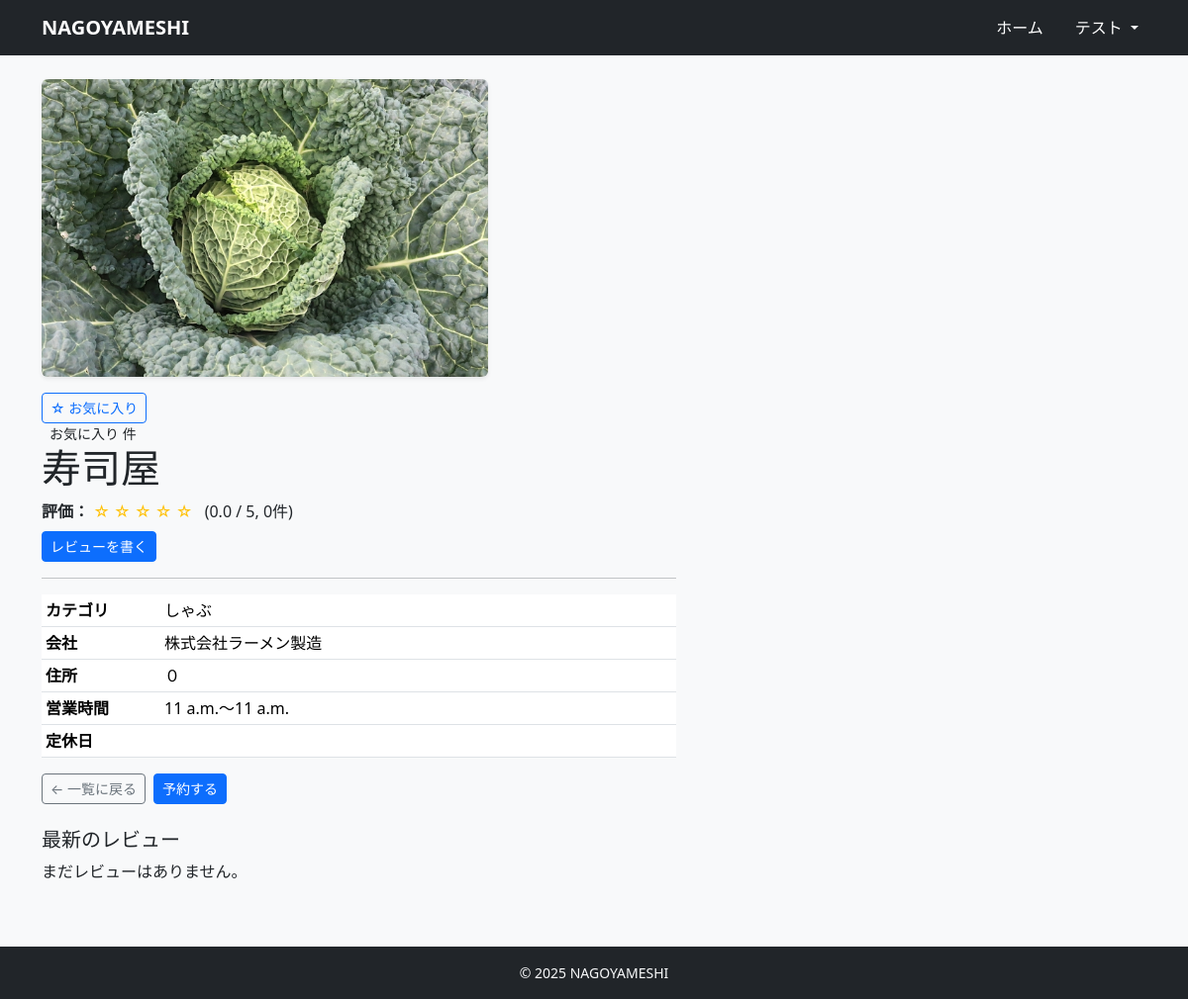
Before: /6/ (signed in) with the older database file.
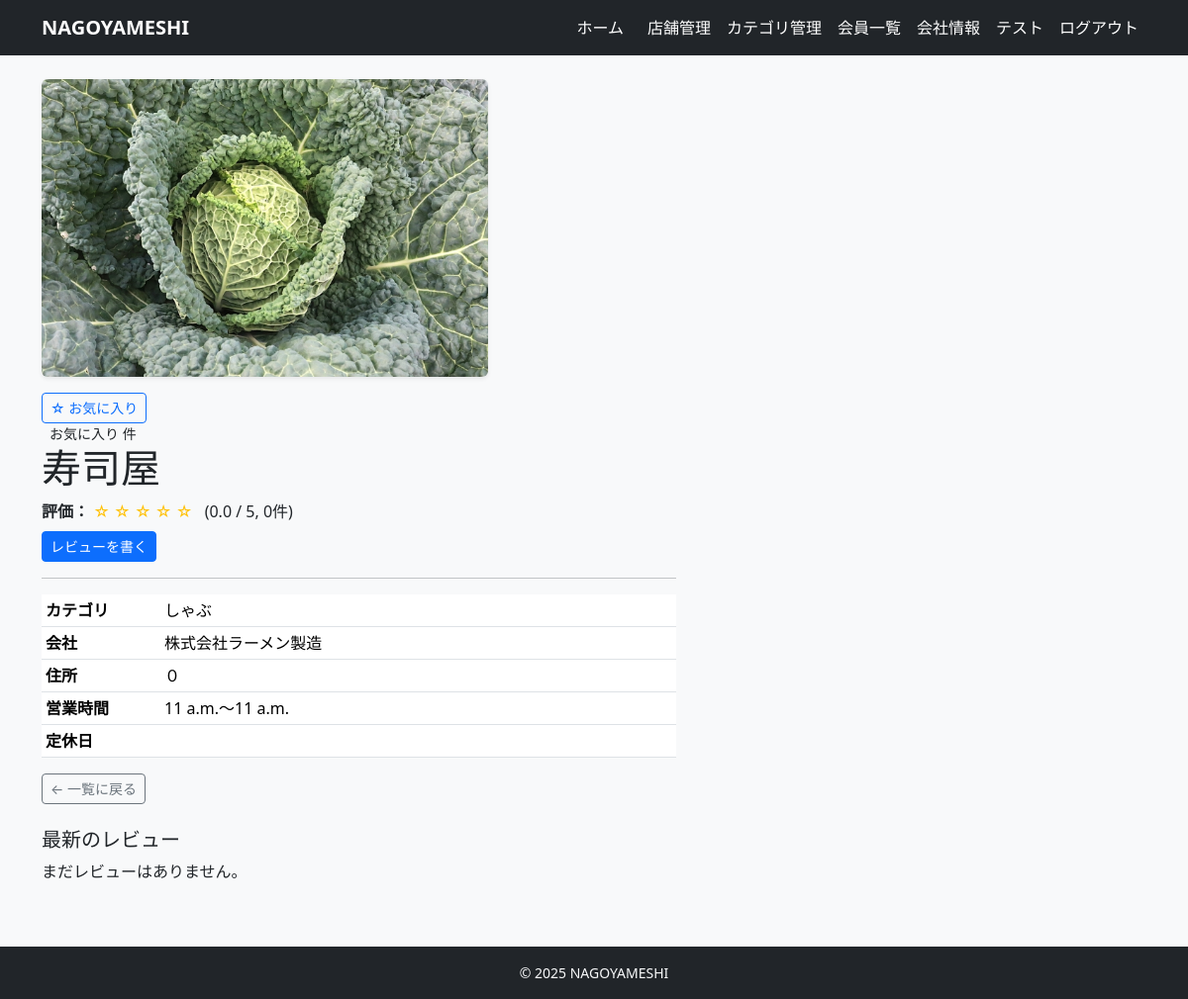
After: the same page with the newer database file.
### accounts/models.py (models this page shows, shortened)
class User(AbstractUser):
    username = None  # 使わない（メールログインにする）
    email = models.EmailField(unique=True)
    name = models.CharField(max_length=10)
    name_kana = models.CharField(max_length=10)
    zipcode = models.CharField(max_length=8)
    address = models.CharField(max_length=20)
    tel = models.CharField(max_length=11)
    company = models.ForeignKey(
        'restaurants.Company',
        verbose_name='所属会社',
        on_delete=models.SET_NULL,
        null=True,
        blank=True,
        related_name='staff_members'
    )
    is_paid_member = models.BooleanField(default=False)
    is_owner_member = models.BooleanField(default=False)
    created_at = models.DateTimeField(auto_now_add=True)
    updated_at = models.DateTimeField(auto_now=True)
    USERNAME_FIELD = 'email'
    REQUIRED_FIELDS = ['name', 'name_kana', 'zipcode', 'address', 'tel']
    objects = CustomUserManager()

### restaurants/views.py (the view)
# urls.py: path('<int:pk>/', views.RestaurantDetailView.as_view(), name='restaurant_detail'),
class RestaurantDetailView(DetailView):
    model = Restaurant
    template_name = 'restaurants/restaurant_detail.html'
    context_object_name = 'restaurant'
    def get_context_data(self, **kwargs):
        ctx = super().get_context_data(**kwargs)
        r = self.object
        agg = r.reviews.aggregate(avg=Avg('rating'), cnt=Count('id'))
        ctx['avg_rating'] = agg['avg'] or 0
        ctx['review_count'] = agg['cnt'] or 0
        ctx['recent_reviews'] = r.reviews.select_related('user')[:3]
        if self.request.user.is_authenticated:
            ctx['my_review'] = r.reviews.filter(user=self.request.user).first()
            ctx["is_favorited"] = Favorite.objects.filter(user=self.request.user, restaurant=r).exists()
        else:
            ctx["is_favorited"] = False
        return ctx

### templates/restaurants/restaurant_detail.html (shortened to what this page needs)
{% extends "base.html" %}
{% block content %}
<div class="row">
  <div class="col-md-5 mb-3">
    {% if restaurant.image %}
    <img src="{{ restaurant.image.url }}" alt="{{ restaurant.name }}" class="img-fluid rounded shadow-sm">
    {% endif %}
  </div>
  <form method="post" action="{% url 'restaurants:favorite_toggle' restaurant.pk %}" class="d-inline">
    {% if is_favorited %}
    <button type="submit" class="btn btn-sm btn-outline-danger">★ お気に入り解除</button>
    {% else %}
    <button type="submit" class="btn btn-sm btn-outline-primary">☆ お気に入り</button>
    {% endif %}
  </form>
  <span class="ms-2 small">お気に入り {{ favorite_count }} 件</span>
  <div class="col-md-7">
    <h1 class="mb-2">{{ restaurant.name }}</h1>
    <p class="mb-2">
      <strong>評価：</strong>
      {% with avg_int=avg_rating|floatformat:0 %}
      <span class="text-warning">
        {% for _ in "12345" %}
        {% if forloop.counter <= avg_int %}★{% else %}☆{% endif %} {% endfor %} </span>
          {% endwith %}
          <span class="ms-2">({{ avg_rating|floatformat:1 }} / 5, {{ review_count }}件)</span>
    </p>
    {% if user.is_authenticated %}
    {% if my_review %}
    <a class="btn btn-sm btn-outline-primary" href="{% url 'reviews:review_edit' my_review.pk %}">自分のレビューを編集</a>
    <a class="btn btn-sm btn-outline-danger" href="{% url 'reviews:review_delete' my_review.pk %}">削除</a>
    {% else %}
    <a class="btn btn-sm btn-primary" href="{% url 'reviews:review_create' restaurant.pk %}">レビューを書く</a>
    {% endif %}
    {% else %}
    <a class="btn btn-sm btn-primary" href="{% url 'accounts:login' %}?next={{ request.path }}">ログインしてレビューを書く</a>
    {% endif %}
    <hr class="my-3">
    <table class="table table-sm">
      <tbody>
        <tr>
          <th style="width: 120px;">カテゴリ</th>
          <td>{{ restaurant.category.name }}</td>
        </tr>
        <tr>
          <th>会社</th>
          <td>{{ restaurant.company.name }}</td>
        </tr>
        <tr>
          <th>住所</th>
          <td>{{ restaurant.address }}</td>
        </tr>
        <tr>
          <th>営業時間</th>
          <td>{{ restaurant.open_time }}〜{{ restaurant.close_time }}</td>
        </tr>
        <tr>
          <th>定休日</th>
          <td>{{ restaurant.holiday }}</td>
        </tr>
      </tbody>
    </table>
    <div class="d-flex gap-2">
      <a href="{% url 'restaurants:restaurant_list' %}" class="btn btn-outline-secondary btn-sm">
        ← 一覧に戻る
      </a>
      {% if user.is_authenticated and not user.is_owner_member %}
      <a href="{% url 'reservations:reservation_create' restaurant.pk %}" class="btn btn-primary btn-sm">
         予約する
      </a>
      {% elif not user.is_authenticated %}
      <a href="{% url 'accounts:login' %}?next={{ request.path }}" class="btn btn-primary btn-sm">
        <i class="bi bi-calendar-check"></i> ログインして予約する
      </a>
      {% endif %}
    </div>
  </div>
</div>
<h3 class="h5 mt-4">最新のレビュー</h3>
{% if recent_reviews %}
<ul class="list-unstyled">
  {% for rv in recent_reviews %}
  <li class="mb-3">
    <div class="small text-muted">
      {{ rv.user.name|default:rv.user.email }} / {{ rv.created_at|date:"Y-m-d" }}
    </div>
    <div class="text-warning">
      {% for _ in "12345" %}
      {% if forloop.counter <= rv.rating %}★{% else %}☆{% endif %} {% endfor %} </div>
        {% if rv.title %}<strong>{{ rv.title }}</strong><br>{% endif %}
        <div>{{ rv.comment|linebreaksbr }}</div>
  </li>
  {% endfor %}
</ul>
{% else %}
<p>まだレビューはありません。</p>
{% endif %}
{% endblock %}

### templates/base.html (shortened to what this page needs)
<!DOCTYPE html>
<html lang="ja">
<head>
    <link href="https://cdn.jsdelivr.net/npm/bootstrap@5.3.3/dist/css/bootstrap.min.css" rel="stylesheet"
>
</head>
<body class="bg-light d-flex flex-column min-vh-100">
    <nav class="navbar navbar-expand-lg navbar-dark bg-dark mb-4">
        <div class="container">
            <a class="navbar-brand fw-bold" href="/">NAGOYAMESHI</a>
            <div class="collapse navbar-collapse" id="navbarNav">
                <ul class="navbar-nav ms-auto align-items-center">
                    {% if user.is_authenticated %}
                    {% if user.is_owner_member %}
                    <li class="nav-item">
                        <a class="nav-link me-2" href="{% url 'restaurants:owner_dashboard' %}">ホーム</a>
                    </li>
                    {% else %}
                    <li class="nav-item">
                        <a class="nav-link me-2" href="{% url 'restaurants:restaurant_list' %}">ホーム</a>
                    </li>
                    {% endif %}
                    {% if user.is_owner_member %}
                    <li class="nav-item"><a class="nav-link"
                            href="{% url 'restaurants:owner_restaurant_list' %}">店舗管理</a></li>
                    <li class="nav-item"><a class="nav-link"
                            href="{% url 'restaurants:owner_category_list' %}">カテゴリ管理</a></li>
                    <li class="nav-item"><a class="nav-link" href="{% url 'restaurants:owner_member_list' %}">会員一覧</a>
                    </li>
                    <li class="nav-item"><a class="nav-link" href="{% url 'restaurants:company_detail' %}">会社情報</a></li>
                    {% endif %}
                    {% if not user.is_owner_member %}
                    <li class="nav-item dropdown ms-2">
                        <a class="nav-link dropdown-toggle" href="#" id="navbarDropdown" role="button"
                            data-bs-toggle="dropdown" aria-expanded="false">
                            {{ user.name|default:user.email }}
                        </a>
                    </li>
                    {% else %}
                    <li class="nav-item ms-2">
                        <span class="navbar-text me-2">{{ user.name|default:user.email }}</span>
                    </li>
                    <li class="nav-item">
                        <form method="post" action="{% url 'accounts:logout' %}" class="d-inline">
                            <button type="submit" class="btn btn-link nav-link">
                                ログアウト
                            </button>
                        </form>
                    </li>
                    {% endif %}
                    {% endif %}
                </ul>
            </div>
        </div>
    </nav>
    <main class="container mb-5 flex-grow-1">
        {% block content %}{% endblock %}
    </main>
    <footer class="bg-dark text-light py-3 mt-auto">
        <div class="container text-center small">
            &copy; {{ now|default:"2025" }} NAGOYAMESHI
        </div>
    </footer>
</body>
</html>

Changed rows visible on the page:
changed User "テスト": is_owner_member False → True (drawn)
Other visible differences:
text no longer shown: "予約する"
text now shown: "店舗管理 カテゴリ管理 会員一覧 会社情報 ログアウト"
